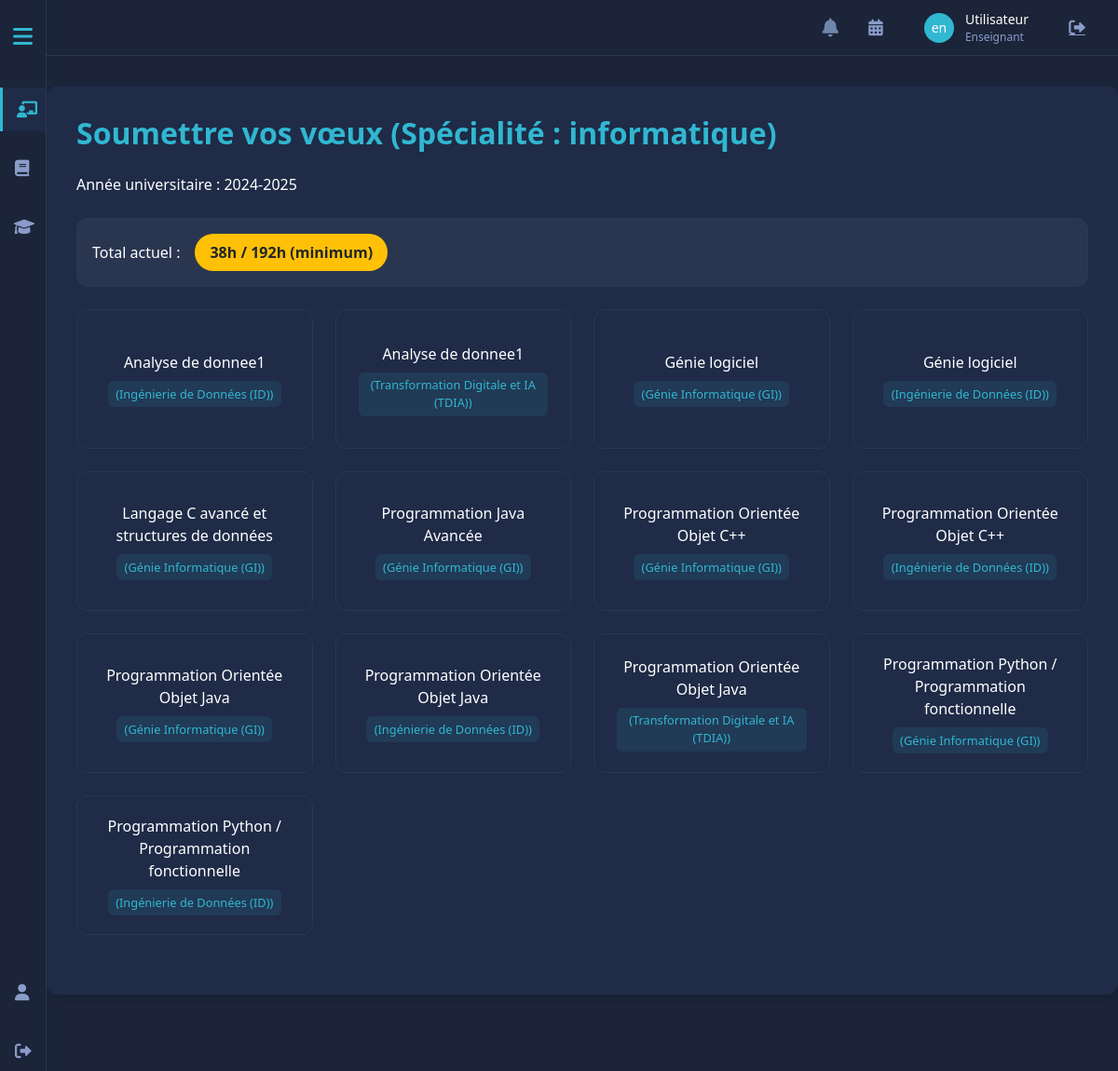
The page /projet_web_SF/enseignat_interfce/souhaits_enseignants.php (signed in) on the database its author committed.
### tables this page shows
CREATE TABLE `utilisateurs` (
  `id` int(11) NOT NULL,
  `nom_utilisateur` varchar(50) NOT NULL,
  `email` varchar(100) NOT NULL,
  `mot_de_passe` varchar(255) NOT NULL,
  `prenom` varchar(50) NOT NULL,
  `nom` varchar(50) NOT NULL,
  `role` enum('admin','chef_departement','coordonnateur','enseignant','vacataire') NOT NULL,
  `specialite` varchar(100) DEFAULT NULL,
  `id_departement` int(11) DEFAULT NULL,
  `id_filiere` int(11) DEFAULT NULL,
  `date_creation` timestamp NOT NULL DEFAULT current_timestamp(),
  `date_modification` timestamp NOT NULL DEFAULT current_timestamp() ON UPDATE current_timestamp(),
  `derniere_connexion` timestamp NULL DEFAULT NULL,
  `actif` tinyint(1) DEFAULT 1,
  `date_changement_mdp` datetime DEFAULT NULL
);

CREATE TABLE `unites_enseignement` (
  `id` int(11) NOT NULL,
  `code` varchar(20) NOT NULL,
  `intitule` varchar(100) NOT NULL,
  `description` text DEFAULT NULL,
  `specialite` varchar(50) NOT NULL,
  `id_filiere` int(11) DEFAULT NULL,
  `id_departement` int(11) NOT NULL,
  `semestre` int(11) NOT NULL,
  `volume_horaire_cm` float DEFAULT 0,
  `volume_horaire_td` float DEFAULT 0,
  `volume_horaire_tp` float DEFAULT 0,
  `credits` int(11) NOT NULL,
  `annee_universitaire` varchar(10) NOT NULL,
  `id_responsable` int(11) DEFAULT NULL,
  `statut` enum('disponible','affecte','vacant') DEFAULT 'disponible',
  `date_creation` datetime DEFAULT current_timestamp(),
  `date_modification` datetime DEFAULT current_timestamp() ON UPDATE current_timestamp()
);

CREATE TABLE `filieres` (
  `id` int(11) NOT NULL,
  `nom` varchar(100) NOT NULL,
  `id_specialite` int(11) DEFAULT NULL,
  `description` text DEFAULT NULL,
  `id_coordonnateur` int(11) DEFAULT NULL,
  `date_creation` timestamp NOT NULL DEFAULT current_timestamp(),
  `id_departement` int(11) DEFAULT NULL
);

### projet_web_SF/enseignat_interfce/souhaits_enseignants.php (the view, shortened to what this page needs)
<?php
$pdo = connectDB();
$id_utilisateur = $_SESSION['user_id'];
$stmt = $pdo->prepare("SELECT specialite FROM utilisateurs WHERE id = ?");
$stmt->execute([$id_utilisateur]);
$specialite = $stmt->fetchColumn();
$seuil_minimum_horaire = 192;
$currentYear = date('Y');
$academicYear = (date('n') >= 9) ? $currentYear . '-' . ($currentYear + 1) : ($currentYear - 1) . '-' . $currentYear;
$stmt = $pdo->prepare("
    SELECT DISTINCT
           ue.id as id_ue,
           ue.code,
           ue.intitule,
           ue.semestre,
           ue.specialite,
           ue.volume_horaire_cm,
           ue.volume_horaire_td,
           ue.volume_horaire_tp,
           f.id as id_filiere,
           f.nom as nom_filiere
    FROM unites_enseignement ue
    INNER JOIN filieres f ON ue.id_filiere = f.id
    WHERE LOWER(ue.specialite) = LOWER(?)
    ORDER BY ue.intitule, f.nom
");
$stmt->execute([$specialite]);
$ues_filieres = $stmt->fetchAll(PDO::FETCH_ASSOC);
$ues_by_filiere = [];
foreach ($ues_filieres as $ue) {
    $key = $ue['id_ue'] . '_' . $ue['id_filiere'];
    if (!isset($ues_by_filiere[$key])) {
        $ues_by_filiere[$key] = [
            'id_ue' => $ue['id_ue'],
            'id_filiere' => $ue['id_filiere'],
            'code' => $ue['code'],
            'intitule' => $ue['intitule'],
            'nom_filiere' => $ue['nom_filiere'],
            'volumes' => [
                'cm' => $ue['volume_horaire_cm'],
                'td' => $ue['volume_horaire_td'],
                'tp' => $ue['volume_horaire_tp']
            ]
        ];
    }
}
$stmt = $pdo->prepare("
    SELECT
        SUM(CASE
            WHEN vp.type_ue = 'CM' THEN ue.volume_horaire_cm
            WHEN vp.type_ue = 'TD' THEN ue.volume_horaire_td
            WHEN vp.type_ue = 'TP' THEN ue.volume_horaire_tp
            ELSE 0
        END) as total_heures
    FROM voeux_professeurs vp
    JOIN unites_enseignement ue ON vp.id_ue = ue.id
    WHERE vp.id_utilisateur = ?
    AND ue.annee_universitaire = ?
");
$stmt->execute([$id_utilisateur, $academicYear]);
$resultat = $stmt->fetch(PDO::FETCH_ASSOC);
$total_heures_actuelles = $resultat['total_heures'] ?? 0;
$stmt = $pdo->prepare("
    SELECT id_ue, type_ue, id_filiere
    FROM voeux_professeurs
    WHERE id_utilisateur = ?
");
$stmt->execute([$id_utilisateur]);
$types_choisis = $stmt->fetchAll(PDO::FETCH_ASSOC);
foreach ($types_choisis as $tc) {
    $key = $tc['id_ue'] . '_' . $tc['id_filiere'];
}
?>
<?php include 'header_enseignant.php'; ?>
<div class="content-wrapper">
    <div class="form-container">
        <h2>Soumettre vos vœux (Spécialité : <?= htmlspecialchars($specialite) ?>)</h2>
        <p>Année universitaire : <?= htmlspecialchars($academicYear) ?></p>
        <div class="heures-info">
            <span>Total actuel :</span>
            <span class="heures-badge <?= $total_heures_actuelles < $seuil_minimum_horaire ? 'heures-warning' : '' ?>">
                <?= $total_heures_actuelles ?>h / <?= $seuil_minimum_horaire ?>h (minimum)
            </span>
        </div>
        <div class="modules-container">
            <?php if (!empty($ues_by_filiere)): ?>
                <?php foreach ($ues_by_filiere as $key => $ue): ?>
                    <button class="module-button" id="module_<?= $key ?>"
                        onclick="toggleUEs('<?= $key ?>')">
                        <?= htmlspecialchars($ue['intitule']) ?>
                        <br>
                        <span class="filiere-badge">(<?= htmlspecialchars($ue['nom_filiere']) ?>)</span>
                    </button>
                <?php endforeach; ?>
            <?php else: ?>
                <p>Aucune unité d'enseignement disponible pour votre spécialité.</p>
            <?php endif; ?>
        </div>
    </div>
</div>
</body>
</html>

### projet_web_SF/enseignat_interfce/header_enseignant.php (style rules this page uses)
:root { --primary-bg: #1B2438; --secondary-bg: #1F2B47; --accent-color: #31B7D1; --text-color: #FFFFFF; --text-muted: #7086AB; --border-color: #2A3854; --header-bg: var(--secondary-bg); --top-nav-height: 60px; --footer-height: 50px; --sidebar-width-collapsed: 50px; --sidebar-width-expanded: 250px; --spacing-xs: 0.25rem; --spacing-sm: 0.5rem; --spacing-md: 1rem; --spacing-lg: 1.5rem; --spacing-xl: 2rem; --content-padding: var(--spacing-md); --section-margin: var(--spacing-md); --card-padding: var(--spacing-md); --form-spacing: var(--spacing-md); }
* { margin: 0; padding: 0; box-sizing: border-box; }
body { background-color: var(--primary-bg); color: var(--text-color); font-family: system-ui, -apple-system, "Segoe UI", Roboto, sans-serif; min-height: 100vh; display: flex; flex-direction: column; }

### projet_web_SF/enseignat_interfce/souhaits_enseignants.php (style rules this page uses)
:root { --primary-bg: #1B2438; --secondary-bg: #1F2B47; --accent-color: #31B7D1; --text-color: #FFFFFF; --text-muted: #7086AB; --border-color: #2A3854; --card-hover-transform: translateY(-3px); --card-border-radius: 0.75rem; }
.form-container { max-width: 1200px; background: var(--secondary-bg); padding: 2rem; margin: 2rem auto; border-radius: var(--card-border-radius); box-shadow: 0 4px 6px rgba(0, 0, 0, 0.1); color: var(--text-color); animation: fadeIn 0.3s ease-out; }
.form-container h2 { color: var(--accent-color); margin-bottom: 1.5rem; font-weight: 600; }
.modules-container { display: grid; grid-template-columns: repeat(auto-fill, minmax(200px, 1fr)); gap: 1.5rem; margin-bottom: 2rem; }
.module-button { background-color: var(--secondary-bg); color: var(--text-color); text-align: center; padding: 1.5rem; border-radius: var(--card-border-radius); cursor: pointer; transition: all 0.3s ease; font-weight: 500; display: flex; flex-direction: column; align-items: center; justify-content: center; border: 1px solid var(--border-color); height: 150px; }
.filiere-badge { font-size: 0.8em; background-color: rgba(49, 183, 209, 0.1); color: var(--accent-color); padding: 0.35em 0.65em; border-radius: 0.375rem; margin-top: 0.5rem; }
.heures-info { margin: 1.5rem 0; font-weight: 500; display: flex; align-items: center; gap: 1rem; padding: 1rem; background: rgba(255, 255, 255, 0.05); border-radius: var(--card-border-radius); border: 1px solid var(--border-color); }
.heures-badge { padding: 0.5rem 1rem; border-radius: 2rem; color: white; background-color: var(--accent-color); font-weight: 600; }
.heures-warning { background-color: #ffc107; color: #212529; }

### rows shown on the page
utilisateurs: specialite "informatique"
unites_enseignement: intitule "Analyse de donnee1", id_filiere.nom "Ingénierie de Données (ID)"
unites_enseignement: intitule "Analyse de donnee1", id_filiere.nom "Transformation Digitale et IA (TDIA)"
unites_enseignement: intitule "Génie logiciel", id_filiere.nom "Génie Informatique (GI)"
unites_enseignement: intitule "Génie logiciel", id_filiere.nom "Ingénierie de Données (ID)"
unites_enseignement: intitule "Langage C avancé et structures de données", id_filiere.nom "Génie Informatique (GI)"
unites_enseignement: intitule "Programmation Java Avancée", id_filiere.nom "Génie Informatique (GI)"
unites_enseignement: intitule "Programmation Orientée Objet C++", id_filiere.nom "Génie Informatique (GI)"
unites_enseignement: intitule "Programmation Orientée Objet C++", id_filiere.nom "Ingénierie de Données (ID)"
unites_enseignement: intitule "Programmation Orientée Objet Java", id_filiere.nom "Génie Informatique (GI)"
unites_enseignement: intitule "Programmation Orientée Objet Java", id_filiere.nom "Ingénierie de Données (ID)"
unites_enseignement: intitule "Programmation Orientée Objet Java", id_filiere.nom "Transformation Digitale et IA (TDIA)"
unites_enseignement: intitule "Programmation Python / Programmation fonctionnelle", id_filiere.nom "Génie Informatique (GI)"
unites_enseignement: intitule "Programmation Python / Programmation fonctionnelle", id_filiere.nom "Ingénierie de Données (ID)"

### other values the page prints
substr($_SESSION['role'], 0, 2) "en"
$_SESSION['role'] "Enseignant"
$total_heures_actuelles "38"
$seuil_minimum_horaire "192"
